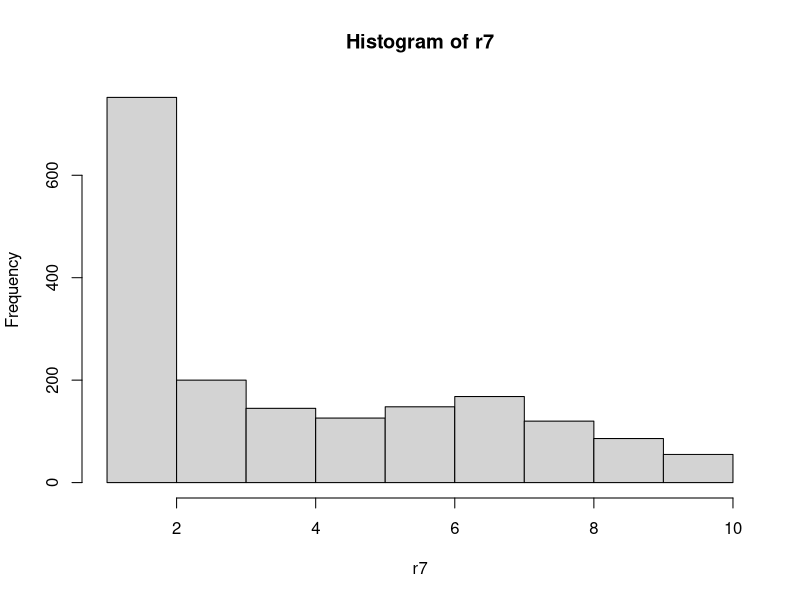

R code for this plot: (Note: this script raises an error after producing the figure.)
setwd("D:/Documenten/Artificial Intelligence Master/Semester 1/Experimentation in Psychology and Linguistics/Assignment 3")
library(readr)
library(tidyverse)
df <- read_csv("results-survey516897.csv")
df1 <- subset(df, `lastpage. Last page` > 59)
df1 <- subset(df1, `submitdate. Date submitted` > 2015)
df1$`id. Response ID`
r7 = t(df1[8:67])
hist(r7)
summary(r7)
sd(r7)
shapiro.test(r7) # if significant the data is not normally distributed

for (val in c(1:30))
{
  cat('Respondent',df1$`id. Response ID`[val])
  r = t(df1[val, 8:67])
  print(summary(r))
  print(sd(r))
  print(shapiro.test(r))
}

r32 <- df1 %>% subset(`id. Response ID` == "32")
r32 <- t(r32[,8:67])
wilcox.test(x = r7, y = r32, paired = F)
plot(r7, r32)
abline(lm( r7 ~ r32))


cor(x = r7, y = r32, method = "pearson")
cor(x = r7, y = r32, method = "spearman")

i1 = df1$`n08[A1]. How similar are these words in meaning? [daughter vs. kid]`
i2 = df1$`n25[SQ001]. How similar are these words in meaning? [noise vs. rattle]`
plot(i1, i2)
abline(lm(i1 ~ i2))

cor(x = i1, y=i2, method='pearson')

rsp1 = df1$`n08Time. Question time: n08`
rsp2 = df1$`n25Time. Question time: n25`
plot(rsp1, rsp2)
abline(lm(rsp1 ~ rsp2))
cor(x = i1, y=i2, method='pearson')

iA1 <- df1[8:24]
iA1$rowmeans <- rowMeans(iA1)
iSQ00 <- df1[25:67]
iSQ00$rowmeans <- rowMeans(iSQ00)

plot(iA1$rowmeans, iSQ00$rowmeans)
abline(lm(iA1$rowmeans ~ iSQ00$rowmeans))
cor(x = iA1$rowmeans, y=iSQ00$rowmeans, method='pearson')
